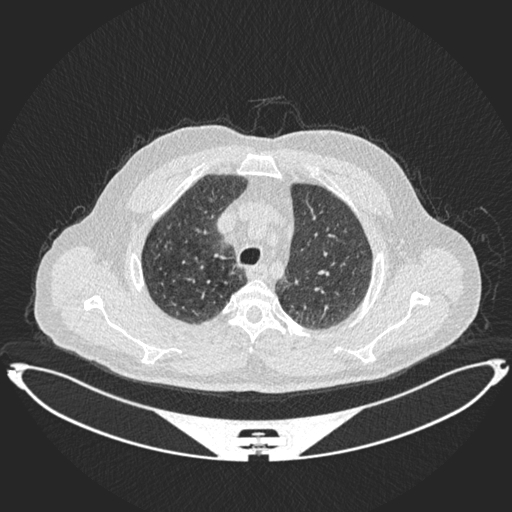
#> input picture dataset/normal/Normal case (1).jpg, 512 x 512 px; the run also reads 1 picture not shown here
$ python training_script.py
#> lines starting #> are read from the running program, lines starting #| are printed output that depends on the picture
# ----------- [1] Cài đặt thư viện -----------
# !pip install opencv-python scikit-learn scikit-image joblib tqdm argparse matplotlib imagehash
# ----------- [2] Import thư viện -----------
import os
import cv2
import numpy as np
import argparse
import logging
import hashlib
from datetime import datetime
from PIL import Image
from tqdm import tqdm
import matplotlib.pyplot as plt

from skimage import exposure
from skimage.feature import hog, local_binary_pattern
from sklearn.svm import SVC
from sklearn.preprocessing import StandardScaler
from sklearn.decomposition import PCA
from sklearn.model_selection import train_test_split, GridSearchCV, GroupShuffleSplit
from sklearn.metrics import accuracy_score, classification_report
from joblib import dump, load
from imagehash import average_hash

# ----------- [3] Hàm phụ trợ -----------
def setup_logging():
    logging.basicConfig(
        level=logging.INFO,
        format="%(asctime)s - %(levelname)s - %(message)s",
        handlers=[
            logging.StreamHandler(),
            logging.FileHandler("app.log", encoding="utf-8")
        ]
    )

def parse_arguments():
    """Xử lý tham số dòng lệnh"""
    parser = argparse.ArgumentParser(description='Lung Cancer Detection Training & Inference Script')
    parser.add_argument('--grid_search', action='store_true', help='Kích hoạt tối ưu tham số SVM')
    parser.add_argument('--visualize_features', action='store_true', help='Hiển thị HOG & LBP features')
    parser.add_argument('--augment', action='store_true', help='Bật tăng cường dữ liệu (Data Augmentation)')
    parser.add_argument('--custom_weights', action='store_true', help='Sử dụng class weights tùy chỉnh cho SVM')
    parser.add_argument('--group_split', action='store_true', help='Phân chia dữ liệu theo patient bằng GroupShuffleSplit')
    parser.add_argument('--detailed', action='store_true', help='Sử dụng chế độ trích xuất đặc trưng chi tiết hơn')
    parser.add_argument('--predict', type=str, default=None, help='Đường dẫn ảnh hoặc thư mục cần dự đoán')
    return parser.parse_args()

# ----------- [4] Hàm chính -----------
def main():
    args = parse_arguments()
    setup_logging()

    try:
        # Nếu tham số --predict được cung cấp, load model, scaler và PCA để dự đoán trên dữ liệu mới
        if args.predict is not None:
            model_files = [f for f in os.listdir("models") if f.startswith("lung_cancer_svm")]
            scaler_files = [f for f in os.listdir("models") if f.startswith("scaler")]
            pca_files = [f for f in os.listdir("models") if f.startswith("pca")]
            if not model_files or not scaler_files or not pca_files:
                raise ValueError("Không tìm thấy model, scaler hoặc PCA đã lưu.")
            model_files.sort()
            scaler_files.sort()
            pca_files.sort()
            MODEL_SAVE_PATH = os.path.join("models", model_files[-1])
            SCALER_SAVE_PATH = os.path.join("models", scaler_files[-1])
            PCA_SAVE_PATH = os.path.join("models", pca_files[-1])
            model = load(MODEL_SAVE_PATH)
            scaler = load(SCALER_SAVE_PATH)
            pca = load(PCA_SAVE_PATH)
            logging.info(f"Loaded model from {MODEL_SAVE_PATH}")
            logging.info(f"Loaded scaler from {SCALER_SAVE_PATH}")
            logging.info(f"Loaded PCA from {PCA_SAVE_PATH}")

            if os.path.isdir(args.predict):
                predict_on_new_folder(args.predict, model, scaler, pca, detailed=args.detailed)
            else:
                predict_new_image(args.predict, model, scaler, pca, detailed=args.detailed)
            return

        # ----------- [5] Cấu hình tham số -----------
        DATA_DIR = "dataset"
        TEST_DIR = os.path.join(DATA_DIR, "Testcases")  # Dữ liệu test nằm trong thư mục Testcases
        # Sử dụng tên file cố định cho model, scaler và PCA
        MODEL_SAVE_PATH = os.path.join("models", "lung_cancer_svm.joblib")
        SCALER_SAVE_PATH = os.path.join("models", "scaler.joblib")
        PCA_SAVE_PATH = os.path.join("models", "pca.joblib")
        os.makedirs("models", exist_ok=True)

        # ----------- [6] Xử lý dữ liệu -----------
        logging.info("Bắt đầu quá trình xử lý dữ liệu huấn luyện")
        # Sửa img_size từ (1536, 1536) thành (512, 512)
        images, labels = load_dataset(DATA_DIR, img_size=(512, 512), augment=args.augment)

        print("Số lượng ảnh mỗi lớp sau cân bằng:")
        print("- Normal:", np.sum(labels == 0))
        print("- Cancer:", np.sum(labels == 1))

        visualize_samples(images, labels)

        all_image_paths = [os.path.join(root, f) for root, _, files in os.walk(DATA_DIR) for f in files]
        duplicates = find_duplicates(all_image_paths)
        logging.info(f"Phát hiện {len(duplicates)} ảnh trùng lặp")

        check_patient_leakage(all_image_paths)

        # ----------- [7] Trích xuất đặc trưng -----------
        X = extract_combined_features(images, detailed=args.detailed)
        y = labels

        if args.visualize_features:
            idx_normal = np.where(labels == 0)[0][0]
            idx_cancer = np.where(labels == 1)[0][0]
            visualize_feature_maps(images[idx_normal], title="Normal", detailed=args.detailed)
            visualize_feature_maps(images[idx_cancer], title="Cancer", detailed=args.detailed)

        # ----------- [8] Chuẩn bị dữ liệu -----------
        if args.group_split:
            patient_groups = [path.split('_')[0] for path in all_image_paths]
            gss = GroupShuffleSplit(n_splits=1, test_size=0.2, random_state=42)
            train_idx, test_idx = next(gss.split(X, y, groups=patient_groups))
            X_train, X_test = X[train_idx], X[test_idx]
            y_train, y_test = y[train_idx], y[test_idx]
        else:
            X_train, X_test, y_train, y_test = train_test_split(
                X, y,
                test_size=0.2,
                random_state=42,
                shuffle=True,
                stratify=y
            )

        scaler = StandardScaler()
        X_train = scaler.fit_transform(X_train)
        X_test = scaler.transform(X_test)

        # Giữ lại nhiều thông tin hơn: tăng số thành phần của PCA
        pca = PCA(n_components=100, random_state=42)
        X_train = pca.fit_transform(X_train)
        X_test = pca.transform(X_test)

        # ----------- [9] Huấn luyện mô hình -----------
        logging.info("Bắt đầu huấn luyện mô hình")
        if args.grid_search:
            model = train_with_grid_search(X_train, y_train)
        else:
            if args.custom_weights:
                model = train_custom_weight_model(X_train, y_train)
            else:
                model = train_default_model(X_train, y_train)

        # ----------- [10] Đánh giá mô hình -----------
        evaluate_model(model, X_train, X_test, y_train, y_test)

        # ----------- [11] Lưu model -----------
        validate_production_requirements(model, scaler)
        dump(model, MODEL_SAVE_PATH)
        dump(scaler, SCALER_SAVE_PATH)
        dump(pca, PCA_SAVE_PATH)
        logging.info(f"Model đã được lưu tại: {MODEL_SAVE_PATH}")

    except Exception as e:
        logging.error(f"Lỗi nghiêm trọng: {str(e)}", exc_info=True)
        raise

# ----------- [12] Các hàm chức năng -----------

def load_dataset(data_dir, img_size=(512, 512), augment=False):
    """Tải và tiền xử lý dataset với tùy chọn tăng cường dữ liệu."""
#> called with data_dir = 'dataset', img_size = (512, 512), augment = False
    images = []
    labels = []

    for class_name in ["normal", "cancer"]:
        class_dir = os.path.join(data_dir, class_name)
        if not os.path.exists(class_dir):
            raise ValueError(f"Thiếu thư mục: {class_dir}")

        for img_name in tqdm(os.listdir(class_dir), desc=f"Đang tải {class_name}"):
            img_path = os.path.join(class_dir, img_name)
            img = cv2.imread(img_path, cv2.IMREAD_GRAYSCALE)
#> img is the input picture: shape (512, 512); min 37, max 255, mean 99.6
            validate_image(img)
            img = cv2.resize(img, img_size)
            img = img / 255.0  # Chuẩn hóa [0, 1]
#> in main, `images, labels = load_dataset(DATA_DIR, img_size=(512, 512), augment=a..`: labels = [0, 1]
#| - Normal: 1
#| - Cancer: 1
            images.append(img)
            labels.append(0 if class_name == "normal" else 1)

            if augment:
                # Augmentation gốc (lật, xoay)
                flipped = cv2.flip(img, 1)
                images.append(flipped)
                labels.append(0 if class_name == "normal" else 1)

                (h, w) = img.shape
                center = (w // 2, h // 2)
                for angle in [-5, 5]:
                    M = cv2.getRotationMatrix2D(center, angle, 1.0)
                    rotated = cv2.warpAffine(img, M, (w, h))
                    images.append(rotated)
                    labels.append(0 if class_name == "normal" else 1)

                # Thêm biến đổi W/L ngẫu nhiên
                for _ in range(2):  # Thêm 2 biến thể W/L cho mỗi ảnh
                    alpha = np.random.uniform(0.5, 1.5)    # Mô phỏng thay đổi W (contrast)
                    beta = np.random.uniform(-0.3, 0.3)    # Mô phỏng thay đổi L (brightness)
                    augmented_img = img * alpha + beta
                    augmented_img = np.clip(augmented_img, 0, 1)  # Giữ giá trị trong [0, 1]
                    images.append(augmented_img)
                    labels.append(0 if class_name == "normal" else 1)

    return np.array(images), np.array(labels)

# [51 lines left out: functions extract_hog_features_enhanced, extract_lbp_features, extract_combined_features, not called in this run]

def visualize_samples(images, labels, n_samples=5):
    """Trực quan hóa mẫu ảnh của mỗi lớp."""
#> called with images = array of shape (2, 512, 512), labels = array of shape (2,), n_samples = 5
    plt.figure(figsize=(15, 5))
    for i in range(n_samples):
        plt.subplot(1, n_samples, i+1)
        idx = np.random.choice(np.where(labels == 0)[0]) if i < n_samples//2 else np.random.choice(np.where(labels == 1)[0])
        plt.imshow(images[idx], cmap='gray')
        plt.title("Normal" if labels[idx] == 0 else "Cancer")
        plt.axis('off')
#> this loop made 5 passes
#> idx on passes 1 to 5: 0, 0, 1, 1, 1
    plt.show()
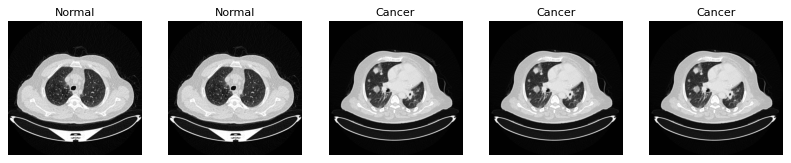
#> figure drawn by matplotlib, 5 panels

# [98 lines left out: functions visualize_feature_maps, train_with_grid_search, train_default_model, train_custom_weight_model, evaluate_model, not called in this run]

def validate_image(img):
    """Kiểm tra chất lượng ảnh đầu vào."""
    if img is None:
        raise ValueError("Không thể đọc ảnh")
    # Kiểm tra độ tương phản để phát hiện ảnh không hợp lệ
    if img.std() < 5:  # Độ lệch chuẩn thấp -> ảnh ít tương phản
        raise ValueError("Ảnh có độ tương phản quá thấp")

# [6 lines left out: function validate_production_requirements, not called in this run]

def find_duplicates(image_paths):
    """Tìm ảnh trùng lặp."""
    hashes = {}
    duplicates = []
    for path in image_paths:
        with open(path, 'rb') as f:
            file_hash = hashlib.md5(f.read()).hexdigest()
        img = Image.open(path)
        img_hash = str(average_hash(img))
        combined_hash = file_hash + img_hash
        if combined_hash in hashes:
            duplicates.append((path, hashes[combined_hash]))
        else:
            hashes[combined_hash] = path
    return duplicates

# [77 lines left out: functions check_patient_leakage, preprocess_image_from_path, extract_feature_single, predict_new_image, predict_on_new_folder, not called in this run]

if __name__ == "__main__":
    main()
#> (the call stopped at in find_duplicates, `img_hash = str(average_hash(img))`: imagehash is not available in this run)
